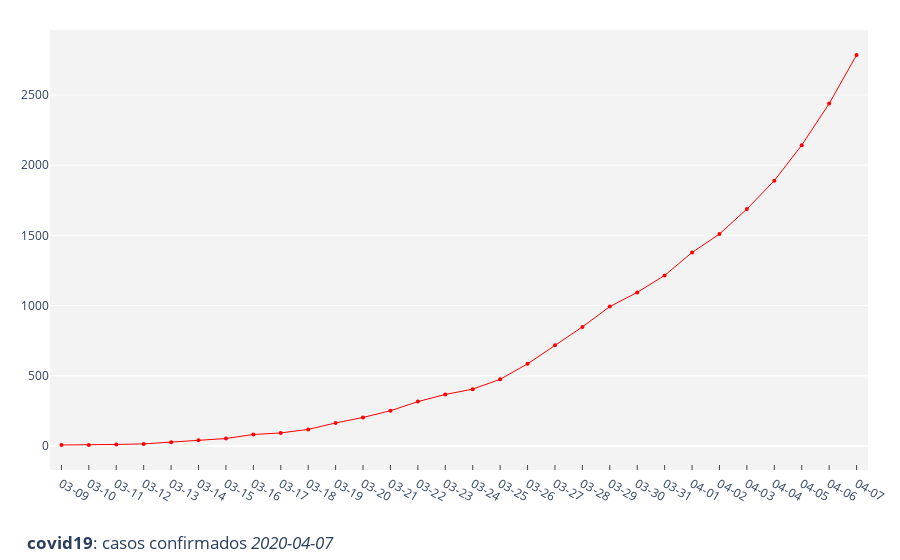

The notebook cell this image was saved under:
### Code cell
plots.plot_cofirmados('../datos/tablas_comunicado/', save=save_figures, current_html=save_current)
plots.plot_map(save_name, fecha, save=save_figures, current_html=save_current)

### Figure 1 — Plotly figure (JSON) as saved in the notebook; plotly's stock layout.template omitted (floating-point values rounded to 4 significant figures)
{"data": [{"hoverlabel": {"namelength": 0}, "hovertemplate": "<i>%{x|%Y-%m-%d}</i><br><b>%{y}</b>", "legendgroup": "", "line": {"width": 1}, "marker": {"color": "rgb(255, 0, 0)", "size": 4, "symbol": "circle"}, "mode": "markers+lines", "name": "", "showlegend": false, "type": "scatter", "x": ["2020-03-09T00:00:00", "2020-03-10T00:00:00", "2020-03-11T00:00:00", "2020-03-12T00:00:00", "2020-03-13T00:00:00", "2020-03-14T00:00:00", "2020-03-15T00:00:00", "2020-03-16T00:00:00", "2020-03-17T00:00:00", "2020-03-18T00:00:00", "2020-03-19T00:00:00", "2020-03-20T00:00:00", "2020-03-21T00:00:00", "2020-03-22T00:00:00", "2020-03-23T00:00:00", "2020-03-24T00:00:00", "2020-03-25T00:00:00", "2020-03-26T00:00:00", "2020-03-27T00:00:00", "2020-03-28T00:00:00", "2020-03-29T00:00:00", "2020-03-30T00:00:00", "2020-03-31T00:00:00", "2020-04-01T00:00:00", "2020-04-02T00:00:00", "2020-04-03T00:00:00", "2020-04-04T00:00:00", "2020-04-05T00:00:00", "2020-04-06T00:00:00", "2020-04-07T00:00:00"], "xaxis": "x", "y": [7, 7, 11, 15, 26, 41, 53, 82, 93, 118, 164, 203, 251, 316, 367, 405, 475, 585, 717, 848, 993, 1094, 1215, 1378, 1510, 1688, 1890, 2143, 2439, 2785], "yaxis": "y"}], "layout": {"autosize": true, "legend": {"tracegroupgap": 0}, "margin": {"b": 90, "l": 50, "r": 30, "t": 30}, "plot_bgcolor": "rgb(243, 243, 243)", "title": {"text": "<b>covid19</b>: casos confirmados <i>2020-04-07</i>", "x": 0.03, "y": 0.02}, "xaxis": {"anchor": "y", "domain": [0, 1], "dtick": "2000-01-01", "linewidth": 2, "range": ["2020-03-08T14:00:00", "2020-04-07T10:00:00"], "showgrid": false, "showline": true, "tickformat": "%m-%d", "ticklen": 5, "ticks": "inside", "title": {}, "type": "date"}, "yaxis": {"anchor": "x", "autorange": true, "domain": [0, 1], "range": [-179.2, 2971.0], "title": {}, "type": "linear"}}}
